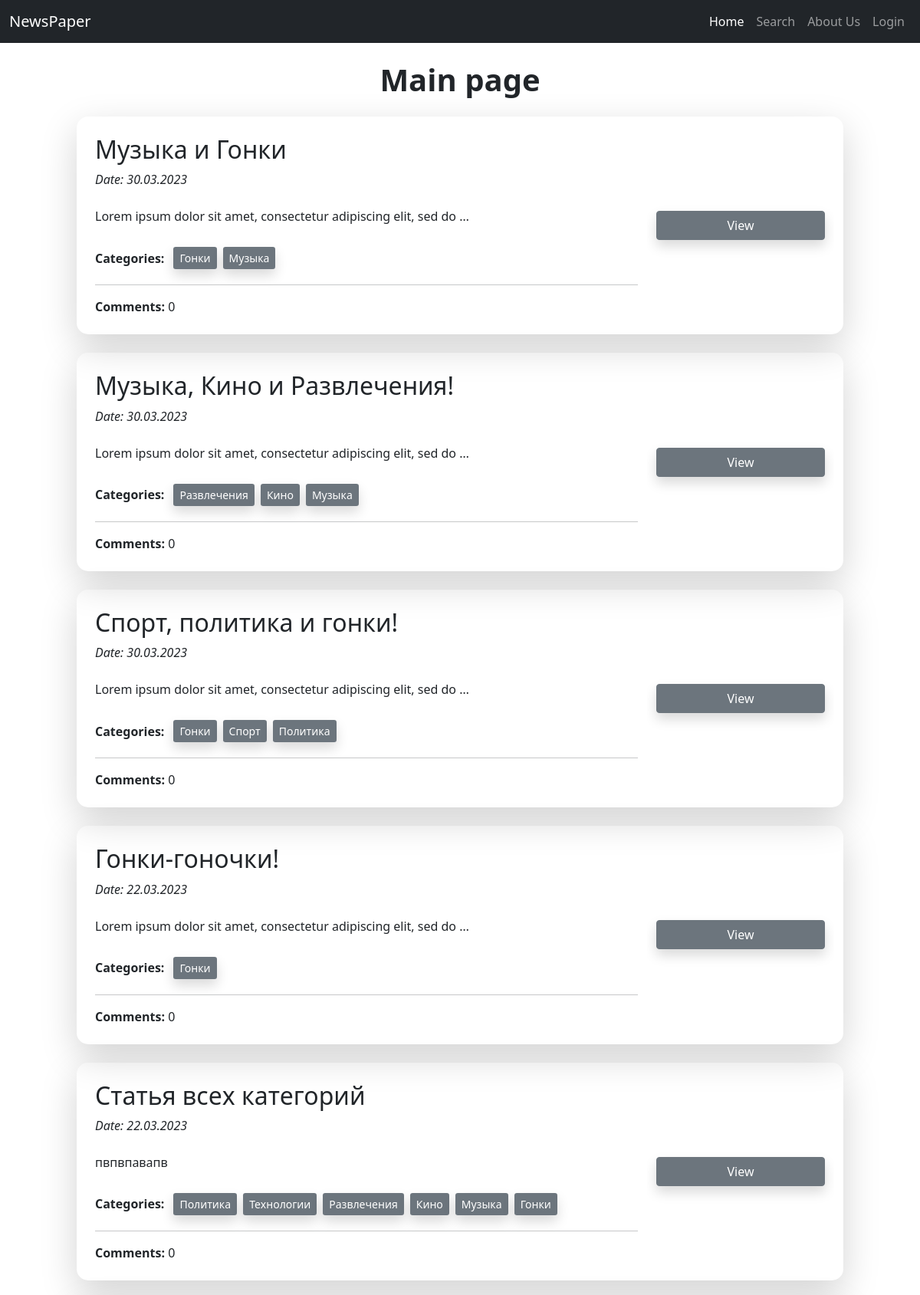
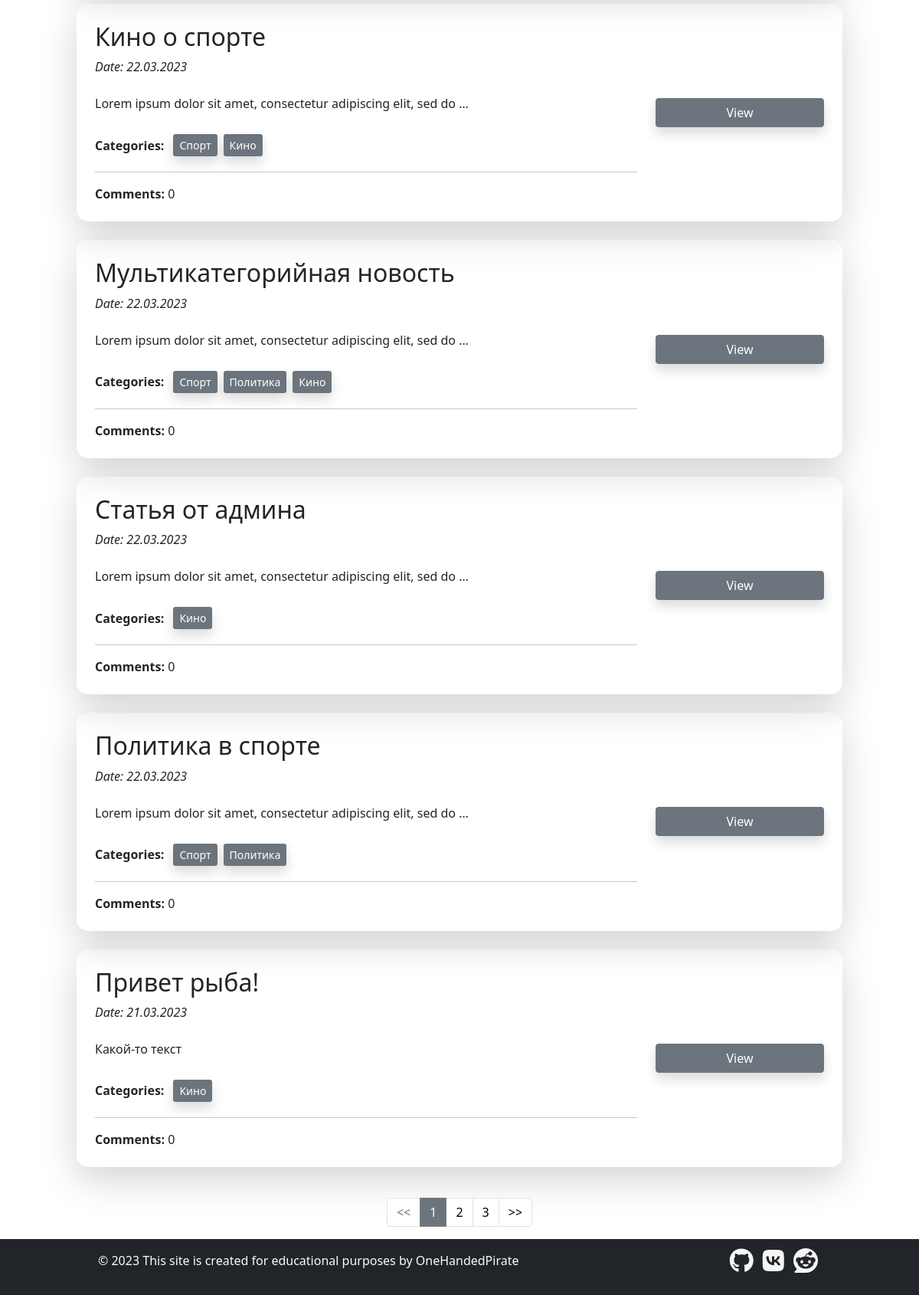
Page /news/ on the committed database (2 pictures, top to bottom).
### news/models.py (models this page shows, shortened)
class Post(models.Model, Attitude):
    author = models.ForeignKey(Author, on_delete=models.CASCADE)
    type = models.CharField(max_length=1,
                            choices=[('N', 'News'), ('A', 'Article')],
                            default='A')
    publish_time = models.DateTimeField(auto_now_add=True)
    category = models.ManyToManyField(Category, through='PostCategory')
    title = models.CharField(max_length=150)
    text = models.TextField()
    rating = models.IntegerField(default=0)

class Category(models.Model):
    name = models.CharField(max_length=100, unique=True)
    subscribers = models.ManyToManyField(User, through='CategorySubscriber')

### news/views.py (the view)
# urls.py: path('', News.as_view(), name='home'),
class News(ListView):
    model = Post
    template_name = 'news/postList.html'
    context_object_name = 'news'
    queryset = Post.objects.order_by('-publish_time').annotate(comment_count=Count('comments')).prefetch_related(
        'category').select_related("author__author_user")
    extra_context = {'menu': menu}
    paginate_by = 10
    def get_context_data(self, *args, **kwargs):
        context = super().get_context_data(*args, **kwargs)
        user = self.request.user
        if user.is_authenticated:
            subscribed_categories = Category.objects.filter(categorysubscriber__subscriber=user)
            context['user_category'] = subscribed_categories
        return context
    def get_queryset(self):
        queryset = cache.get('posts_list', None)
        if not queryset:
            queryset = super().get_queryset().annotate(comment_count=Count('comments')).\
                prefetch_related('category').select_related("author__author_user")
            cache.set('posts_list', queryset)
        return queryset

### news/templatetags/news/custom_filters.py (called while the page is built)
@register.filter(name='censor')
def censor(value):
    banned_words = ['деньги', 'финансы', 'бабло', 'опционы', 'фьючерсы']
    original_text = value.split()
    bad_words = []
    for indx, word in enumerate(value.lower().split()):
        for bad_word in banned_words:
            if bad_word in word:
                bad_words.append(indx)
    for bad_word in bad_words:
        original_text[bad_word] = '*нехорошее слово*'
    return ' '.join(original_text)

@register.filter(name="is_author")
def has_group(user):
    return user.groups.filter(name='authors').exists()

### news/templates/news/postList.html (shortened to what this page needs)
{% extends 'news/default.html' %}
{% load news.custom_filters %}
{% block content %}
    {% with user_categories=user %}
    <h1 class="my-3 my-lg-4 fw-bold">Main page</h1>
    <div class="news-list mb-4">
        {% for post in news %}
            {% include 'news/postInList.html' %}
        {% endfor %}
    </div>
    {% endwith %}
{% endblock %}

### news/templates/news/postInList.html (shortened to what this page needs)
{% load news.custom_filters %}
<div class="container-fluid rounded-5 shadow-lg p-4 my-4"
     style="border-radius: 15px; max-width: 1000px">
    <div class="row justify-content-between">
        <div class="text-start col-9 overflow-auto">
            <h2>{{ post.title | censor }}</h2>
            <p class="fst-italic">Date: {{ post.publish_time|date:'d.m.Y' }}</p>
            <p class="mt-4">{{ post.text | truncatewords:10 | censor }}</p>
            <div class="mt-4">
                {% include 'news/postCategoriesAjax.html' %}
            </div>
            <hr>
            <div>
                <span><strong>Comments:</strong> {{ post.comment_count }}</span>
            </div>
        </div>
        <div class="text-end col-3 d-flex flex-column align-items-end justify-content-center overflow-hidden">
            <div class="w-100">
                <a class="btn btn-secondary btn-block w-100 shadow" href="{% url 'post' post.pk %}">View</a>
            </div>
        </div>
    </div>
</div>

### news/templates/news/postCategoriesAjax.html
<div class="btn-group d-flex flex-wrap" role="group" aria-label="Categories">
    <span class="me-2 my-auto"><strong>Categories:</strong></span>
    {% for cat in post.category.all %}
        {% if is_authenticated %}
            {% if cat not in user_category %}
                <button
                        class="btn-sm btn-outline-secondary m-1 shadow"
                        data-url="{% url 'subscribe' cat.pk %}"
                        title="Press to subscribe"
                        onclick="subscribeCategory(event)"
                >
                    {{ cat.name }}
                </button>
            {% else %}
                <button
                        class="btn-sm btn-secondary m-1 shadow"
                        title="Press to unsubscribe"
                        data-url="{% url 'unsubscribe' cat.pk %}"
                        onclick="unsubscribeCategory(event)"
                >
                    {{ cat.name }}
                </button>
            {% endif %}
        {% else %}
            <span class="btn-sm btn-secondary m-1 shadow"
                  title="Login to subscribe">{{ cat.name }}</span>
        {% endif %}
    {% endfor %}
</div>

### rows in the picture
Post: title|censor "Музыка и Гонки", publish_time "30.03.2023", text|censor "Lorem ipsum dolor sit amet, consectetur adipiscing elit, sed do …", comment_count "0"
Category: name "Гонки"
Category: name "Музыка"
Post: title|censor "Музыка, Кино и Развлечения!", publish_time "30.03.2023", text|censor "Lorem ipsum dolor sit amet, consectetur adipiscing elit, sed do …", comment_count "0"
Category: name "Развлечения"
Category: name "Кино"
Post: title|censor "Спорт, политика и гонки!", publish_time "30.03.2023", text|censor "Lorem ipsum dolor sit amet, consectetur adipiscing elit, sed do …", comment_count "0"
Category: name "Спорт"
Category: name "Политика"
Post: title|censor "Гонки-гоночки!", publish_time "22.03.2023", text|censor "Lorem ipsum dolor sit amet, consectetur adipiscing elit, sed do …", comment_count "0"
Post: title|censor "Статья всех категорий", publish_time "22.03.2023", text|censor "пвпвпавапв", comment_count "0"
Category: name "Технологии"
Post: title|censor "Кино о спорте", publish_time "22.03.2023", text|censor "Lorem ipsum dolor sit amet, consectetur adipiscing elit, sed do …", comment_count "0"
Post: title|censor "Мультикатегорийная новость", publish_time "22.03.2023", text|censor "Lorem ipsum dolor sit amet, consectetur adipiscing elit, sed do …", comment_count "0"
Post: title|censor "Статья от админа", publish_time "22.03.2023", text|censor "Lorem ipsum dolor sit amet, consectetur adipiscing elit, sed do …", comment_count "0"
Post: title|censor "Политика в спорте", publish_time "22.03.2023", text|censor "Lorem ipsum dolor sit amet, consectetur adipiscing elit, sed do …", comment_count "0"
Post: title|censor "Привет рыба!", publish_time "21.03.2023", text|censor "Какой-то текст", comment_count "0"

### other values in the picture
{{ item.title }} "Home"
{{ item.title }} "Search"
{{ item.title }} "About Us"
{{ item.title }} "Login"
{{ num }} "1"
{{ num }} "2" "3"
